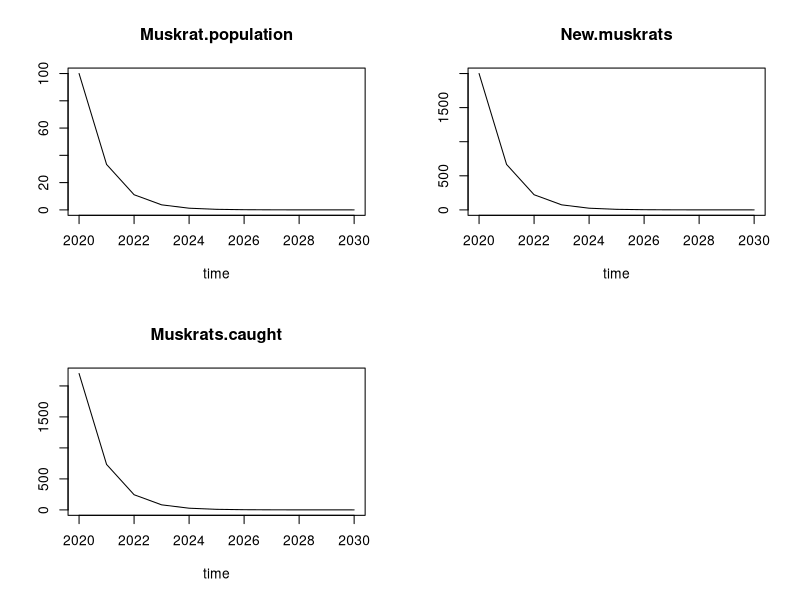
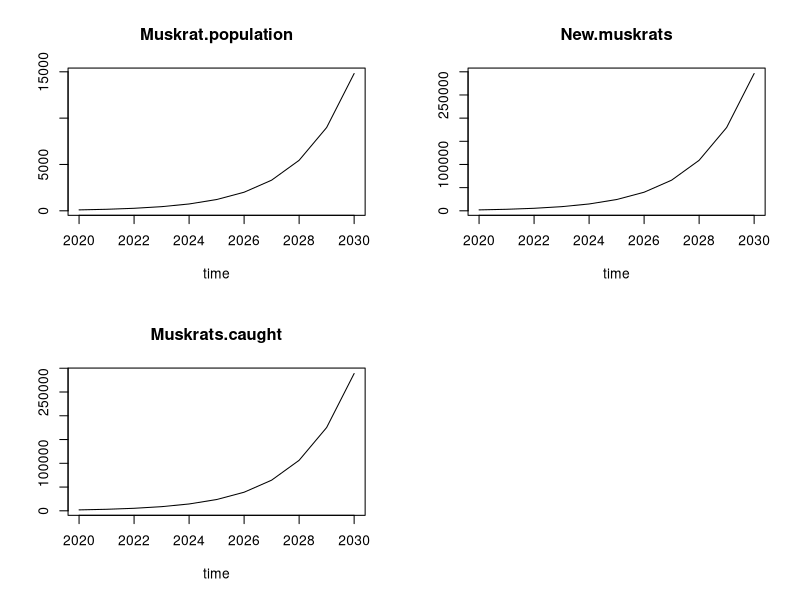
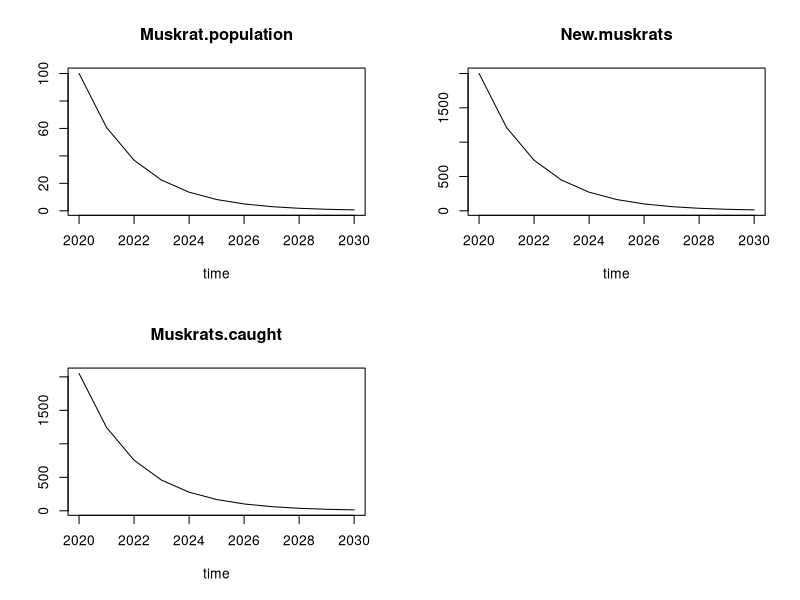
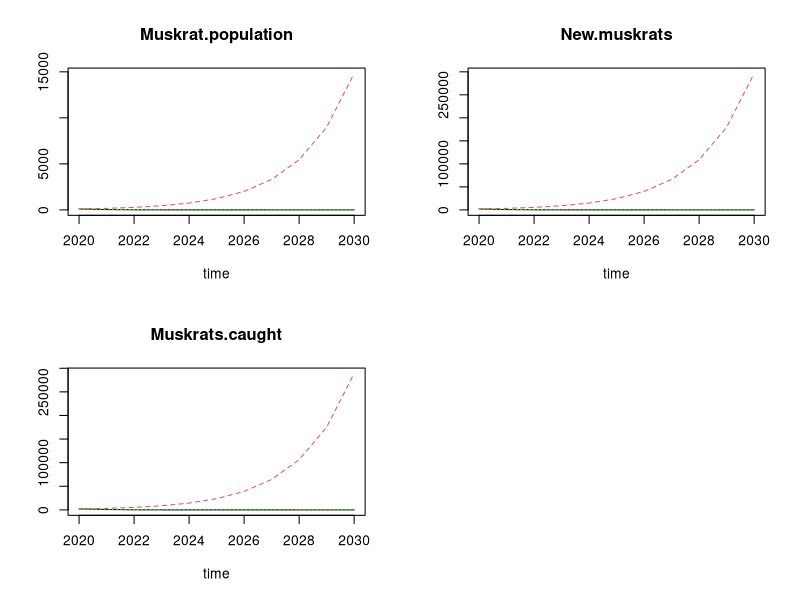

R code for these plots, in order:
library("deSolve")

parameters <- c(New.muskrat.rate = 20,
                Catch.rate.per.trap = 0.2,
                Traps.per.license = 11,
                Initial.licenses = 10)

parameters2 <- c(New.muskrat.rate = 20,
                Catch.rate.per.trap = 0.195,
                Traps.per.license = 10,
                Initial.licenses = 10)

parameters3 <- c(New.muskrat.rate = 20,
                Catch.rate.per.trap = 0.205,
                Traps.per.license = 10,
                Initial.licenses = 10)

InitialConditions <- c(Muskrat.population = 100)

times <- seq(2020,
             2030,
             1)

intg.method<-c("rk4")

muskrat.plague <- function(t, state, parameters) {
  with(as.list(c(state,parameters)), {
    #auxiliares
    Muskrats.caught.per.trap <- Muskrat.population * Catch.rate.per.trap
    Total.traps <- Initial.licenses * Traps.per.license

    #flujo
    New.muskrats <- Muskrat.population * New.muskrat.rate
    Muskrats.caught <- Muskrats.caught.per.trap * Total.traps

    #estado
    dMuskrat.population <- (New.muskrats - Muskrats.caught)

    list(c(dMuskrat.population), New.muskrats = New.muskrats, Muskrats.caught = Muskrats.caught )

  })
}

out <- ode(y = InitialConditions,
           times = times,
           func = muskrat.plague,
           parms = parameters,
           method = intg.method)

out2 <- ode(y = InitialConditions,
           times = times,
           func = muskrat.plague,
           parms = parameters2,
           method = intg.method)

out3 <- ode(y = InitialConditions,
           times = times,
           func = muskrat.plague,
           parms = parameters3,
           method = intg.method)


plot(out)

plot(out2)

plot(out3)

plot(out,out2,out3)

summary(out)
